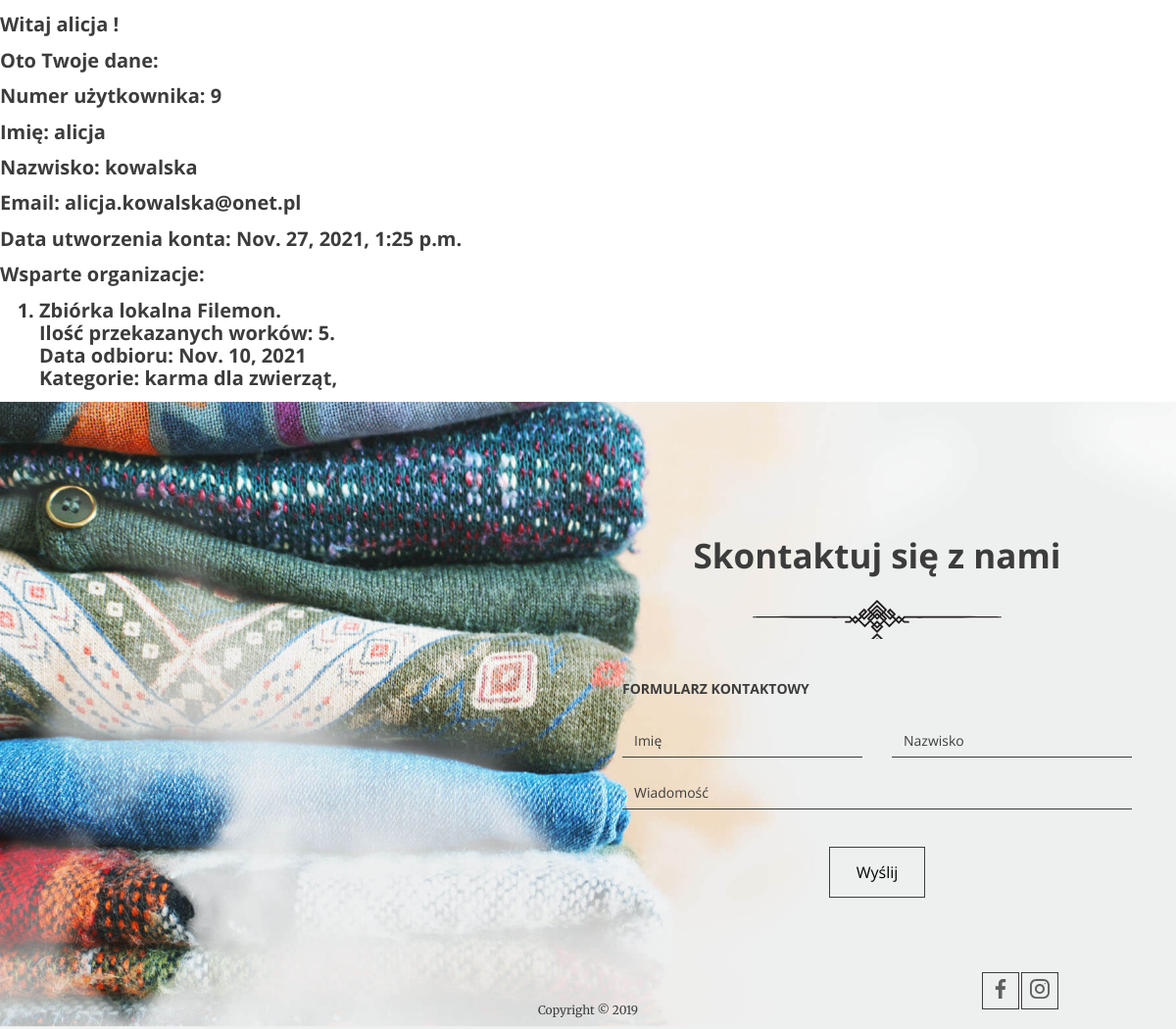
/user_details/14/ (signed in), run on an earlier commit of the app's database.
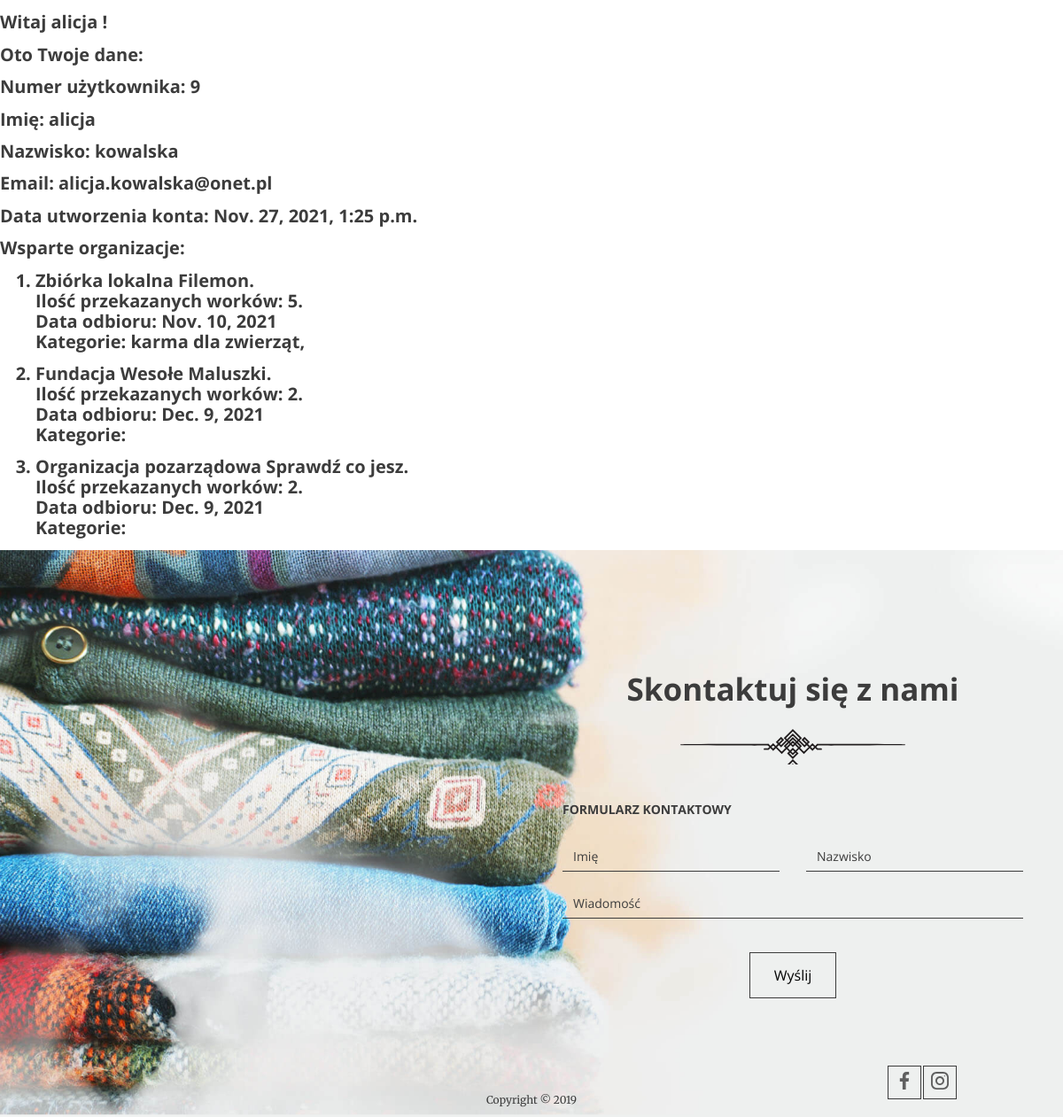
And on a later commit of the database.
### main_app/models.py (models this page shows, shortened)
class Donation(models.Model):
    quantity = models.IntegerField()
    categories = models.ManyToManyField(Category)
    institution = models.ForeignKey(Institution, on_delete=models.CASCADE)
    address = models.TextField()
    phone_number = models.IntegerField()
    city = models.CharField(max_length=64)
    zip_code = models.TextField(max_length=6)
    pick_up_date = models.DateField()
    pick_up_time = models.TimeField(null=True)
    pick_up_comment = models.TextField()
    user = models.ForeignKey(CustomUser, null=True, on_delete=models.CASCADE)

class Institution(models.Model):
    name = models.CharField(max_length=64)
    description = models.TextField()
    type = models.IntegerField(choices=types, default=0)
    categories = models.ManyToManyField(Category)
    class Meta:
        ordering = ('name',)

class Category(models.Model):
    name = models.CharField(max_length=64)

### main_app/views.py (the view)
# urls.py: path('user_details/<int:pk>/', UserDetails.as_view(), name='User Details'),
class UserDetails(DetailView):
    model = CustomUser
    def get_context_data(self, **kwargs):
        context = super().get_context_data(**kwargs)
        context['user.pk'] = self.kwargs['pk']
        return context

### accounts/templates/accounts/customuser_detail.html
{% extends 'base.html' %}
{% block content %}
    <div class="container--90">
<h1> Witaj {{ user.first_name }} !</h1>
    <h1> Oto Twoje dane:</h1>
    <h1> Numer użytkownika: {{ user.pk }}</h1>
    <h1> Imię: {{ user.first_name }}</h1>
    <h1> Nazwisko: {{ user.surname }}</h1>
    <h1> Email: {{ user.email }} </h1>
    <h1> Data utworzenia konta: {{ user.date_joined }} </h1>
    <h1> Wsparte organizacje: </h1>
    <ol>
        {% for donation in user.donation_set.all %}
            <h1><li> {{ donation.institution.get_type_display }} {{ donation.institution.name }}. <br>
                Ilość przekazanych worków: {{ donation.quantity }}. <br>
                Data odbioru: {{ donation.pick_up_date }}<br>
                Kategorie:
                {% for category in donation.categories.all %}
                    {{ category.name }},
                    {% endfor %}
            </li></h1>
        {% empty %}
       <h1> Jeszcze nie wsparłeś żadnej organizacji.</h1>
        {% endfor %}
    </ol>
</div>
{% endblock %}

What changed in the data, as far as the page shows it:
added Donation: institution.type "Fundacja", institution.name "Wesołe Maluszki", quantity "2", pick_up_date "Dec. 9, 2021"
added Donation: institution.type "Organizacja pozarządowa", institution.name "Sprawdź co jesz", quantity "2", pick_up_date "Dec. 9, 2021"
